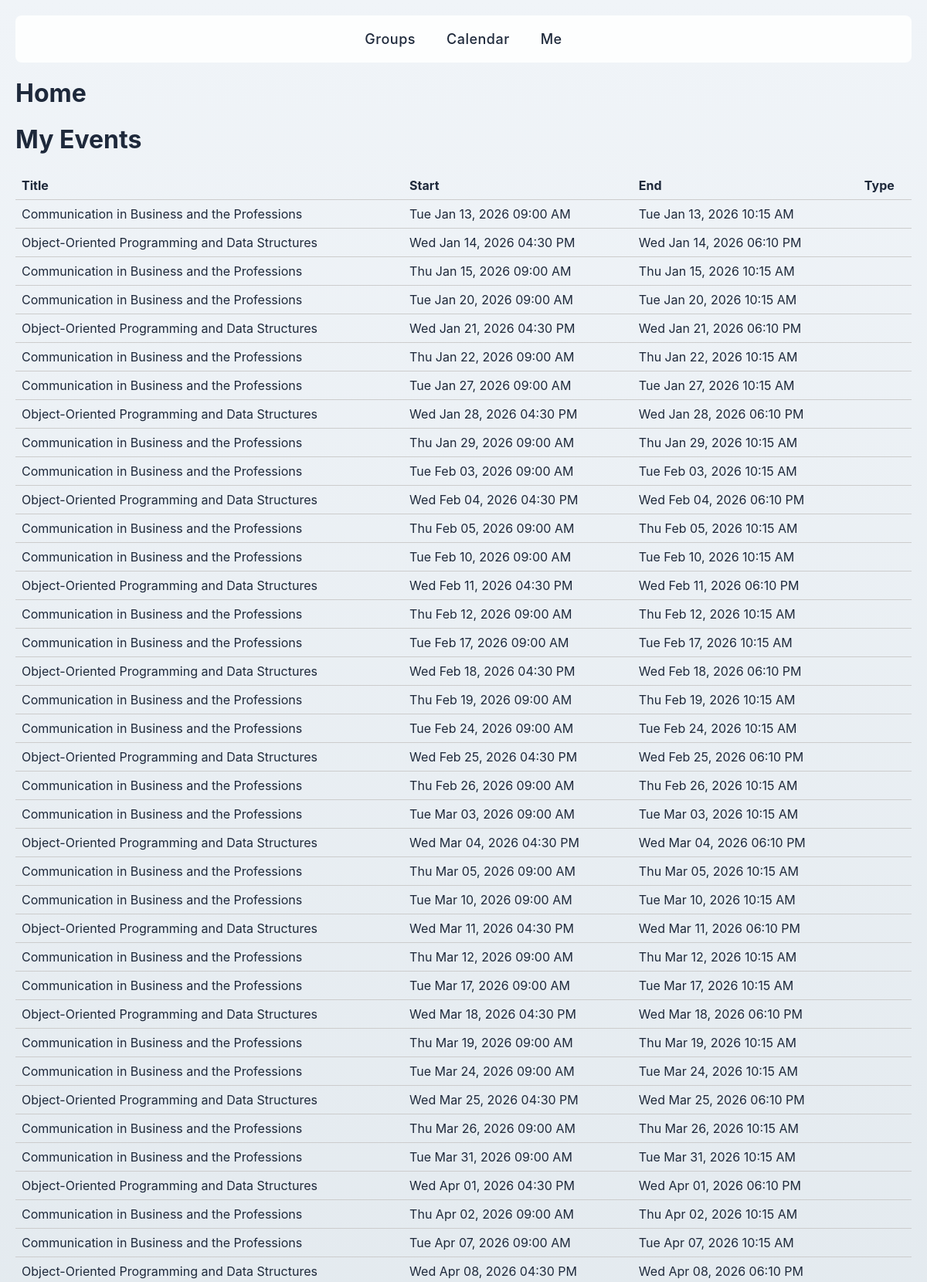
/ (signed in, upper part), run on the app's committed database.
### models.py (models this page shows, shortened)
class Event(db.Model):
    __tablename__ = "events"
    id = db.Column(db.Integer, primary_key=True)
    user_id = db.Column(db.Integer, db.ForeignKey("users.id"), nullable=False)
    title = db.Column(db.String(255), nullable=False)
    start = db.Column(db.DateTime, nullable=False)
    end = db.Column(db.DateTime, nullable=False)
    user_course_id = db.Column(
        db.Integer,
        db.ForeignKey("user_courses.id", ondelete="CASCADE"),
        nullable=True,
    )
    user_course = db.relationship("UserCourse", back_populates="events")
    user = db.relationship("User", backref="events")

### app.py (the view)
@app.route('/', methods=['GET'])
def index():
    events = None
    if current_user.is_authenticated:
        events = (
            models.Event.query
            .filter_by(user_id=current_user.id)
            .order_by(models.Event.start)
            .all()
        )
    return render_template('index.html', events=events)

### app.py (called while the page is built)
@login_manager.user_loader
def load_user(user_id):
    return models.User.query.get(int(user_id))

### templates/index.html (shortened to what this page needs)
{% extends "base.html" %}
{% block content %}
<h1>Home</h1>
<h1>My Events</h1>
{% if events %}
<table>
  <thead>
    <tr>
      <th>Title</th>
      <th>Start</th>
      <th>End</th>
      <th>Type</th>
    </tr>
  </thead>
  <tbody>
    {% for e in events %}
    <tr>
      <td>
        {{ e.title }}
      </td>
      <td>
        {{ e.start.strftime("%a %b %d, %Y %I:%M %p") }}
      </td>
      <td>
        {{ e.end.strftime("%a %b %d, %Y %I:%M %p") }}
      </td>
      <td>
      </td>
    </tr>
    {% endfor %}
  </tbody>
</table>
{% else %}
<p>
  No events found.
</p>
{% endif %}
{% endblock %}

### templates/base.html (shortened to what this page needs)
<!DOCTYPE html>
<html lang="en">
<head>
    <link rel="stylesheet" href="{{ url_for('static', filename='css/shared.css') }}">
</head>
<body>
<header>
    <nav class="center-nav">
        <span class="nav-item">Groups</span>
        <a href="{{ url_for('index') }}" class="nav-item nav-link">Calendar</a>
        <a href="{{ url_for('me') }}" class="nav-item nav-link">Me</a>
    </nav>
</header>
<main>
    {% block content %}{% endblock %}
</main>
</body>
</html>

### static/css/shared.css (style rules this page uses)
:root { --bg: #f0f4f8; --muted: #64748b; --text-color: #1e293b; }
body { font-family: Inter, ui-sans-serif, system-ui, -apple-system, "Segoe UI", Roboto, "Helvetica Neue", Arial; background: linear-gradient(180deg, var(--bg) 0%, #e1e8ed 100%); color: var(--text-color); margin: 0; padding: 20px; }
header { background: rgba(255,255,255,0.9); padding: 20px; border-radius: 8px; margin-bottom: 20px; display: flex; justify-content: center; }
nav.center-nav { display: flex; justify-content: center; align-items: center; gap: 40px; font-size: 18px; letter-spacing: 0.5px; }
.nav-item { color: var(--text-color); font-weight: 500; position: relative; }
.nav-link { text-decoration: none; cursor: pointer; }
.nav-link::after { content: ''; position: absolute; bottom: -4px; left: 0; width: 0; height: 2px; background: linear-gradient(90deg, #3b82f6, #8b5cf6); transition: width 0.3s ease; }
table { width: 100%; border-collapse: collapse; margin-top: 16px; }
th, td { text-align: left; padding: 8px; border-bottom: 1px solid #ccc; }
h1, h2 { margin-top: 0; }

### data on the page
Event: title "Communication in Business and the Professions", start "Tue Jan 13, 2026 09:00 AM", end "Tue Jan 13, 2026 10:15 AM"
Event: title "Object-Oriented Programming and Data Structures", start "Wed Jan 14, 2026 04:30 PM", end "Wed Jan 14, 2026 06:10 PM"
Event: title "Communication in Business and the Professions", start "Thu Jan 15, 2026 09:00 AM", end "Thu Jan 15, 2026 10:15 AM"
Event: title "Communication in Business and the Professions", start "Tue Jan 20, 2026 09:00 AM", end "Tue Jan 20, 2026 10:15 AM"
Event: title "Object-Oriented Programming and Data Structures", start "Wed Jan 21, 2026 04:30 PM", end "Wed Jan 21, 2026 06:10 PM"
Event: title "Communication in Business and the Professions", start "Thu Jan 22, 2026 09:00 AM", end "Thu Jan 22, 2026 10:15 AM"
Event: title "Communication in Business and the Professions", start "Tue Jan 27, 2026 09:00 AM", end "Tue Jan 27, 2026 10:15 AM"
Event: title "Object-Oriented Programming and Data Structures", start "Wed Jan 28, 2026 04:30 PM", end "Wed Jan 28, 2026 06:10 PM"
Event: title "Communication in Business and the Professions", start "Thu Jan 29, 2026 09:00 AM", end "Thu Jan 29, 2026 10:15 AM"
Event: title "Communication in Business and the Professions", start "Tue Feb 03, 2026 09:00 AM", end "Tue Feb 03, 2026 10:15 AM"
Event: title "Object-Oriented Programming and Data Structures", start "Wed Feb 04, 2026 04:30 PM", end "Wed Feb 04, 2026 06:10 PM"
Event: title "Communication in Business and the Professions", start "Thu Feb 05, 2026 09:00 AM", end "Thu Feb 05, 2026 10:15 AM"
Event: title "Communication in Business and the Professions", start "Tue Feb 10, 2026 09:00 AM", end "Tue Feb 10, 2026 10:15 AM"
Event: title "Object-Oriented Programming and Data Structures", start "Wed Feb 11, 2026 04:30 PM", end "Wed Feb 11, 2026 06:10 PM"
Event: title "Communication in Business and the Professions", start "Thu Feb 12, 2026 09:00 AM", end "Thu Feb 12, 2026 10:15 AM"
Event: title "Communication in Business and the Professions", start "Tue Feb 17, 2026 09:00 AM", end "Tue Feb 17, 2026 10:15 AM"
Event: title "Object-Oriented Programming and Data Structures", start "Wed Feb 18, 2026 04:30 PM", end "Wed Feb 18, 2026 06:10 PM"
Event: title "Communication in Business and the Professions", start "Thu Feb 19, 2026 09:00 AM", end "Thu Feb 19, 2026 10:15 AM"
Event: title "Communication in Business and the Professions", start "Tue Feb 24, 2026 09:00 AM", end "Tue Feb 24, 2026 10:15 AM"
Event: title "Object-Oriented Programming and Data Structures", start "Wed Feb 25, 2026 04:30 PM", end "Wed Feb 25, 2026 06:10 PM"
Event: title "Communication in Business and the Professions", start "Thu Feb 26, 2026 09:00 AM", end "Thu Feb 26, 2026 10:15 AM"
Event: title "Communication in Business and the Professions", start "Tue Mar 03, 2026 09:00 AM", end "Tue Mar 03, 2026 10:15 AM"
Event: title "Object-Oriented Programming and Data Structures", start "Wed Mar 04, 2026 04:30 PM", end "Wed Mar 04, 2026 06:10 PM"
Event: title "Communication in Business and the Professions", start "Thu Mar 05, 2026 09:00 AM", end "Thu Mar 05, 2026 10:15 AM"
Event: title "Communication in Business and the Professions", start "Tue Mar 10, 2026 09:00 AM", end "Tue Mar 10, 2026 10:15 AM"
Event: title "Object-Oriented Programming and Data Structures", start "Wed Mar 11, 2026 04:30 PM", end "Wed Mar 11, 2026 06:10 PM"
Event: title "Communication in Business and the Professions", start "Thu Mar 12, 2026 09:00 AM", end "Thu Mar 12, 2026 10:15 AM"
Event: title "Communication in Business and the Professions", start "Tue Mar 17, 2026 09:00 AM", end "Tue Mar 17, 2026 10:15 AM"
Event: title "Object-Oriented Programming and Data Structures", start "Wed Mar 18, 2026 04:30 PM", end "Wed Mar 18, 2026 06:10 PM"
Event: title "Communication in Business and the Professions", start "Thu Mar 19, 2026 09:00 AM", end "Thu Mar 19, 2026 10:15 AM"
Event: title "Communication in Business and the Professions", start "Tue Mar 24, 2026 09:00 AM", end "Tue Mar 24, 2026 10:15 AM"
Event: title "Object-Oriented Programming and Data Structures", start "Wed Mar 25, 2026 04:30 PM", end "Wed Mar 25, 2026 06:10 PM"
Event: title "Communication in Business and the Professions", start "Thu Mar 26, 2026 09:00 AM", end "Thu Mar 26, 2026 10:15 AM"
Event: title "Communication in Business and the Professions", start "Tue Mar 31, 2026 09:00 AM", end "Tue Mar 31, 2026 10:15 AM"
Event: title "Object-Oriented Programming and Data Structures", start "Wed Apr 01, 2026 04:30 PM", end "Wed Apr 01, 2026 06:10 PM"
Event: title "Communication in Business and the Professions", start "Thu Apr 02, 2026 09:00 AM", end "Thu Apr 02, 2026 10:15 AM"
Event: title "Communication in Business and the Professions", start "Tue Apr 07, 2026 09:00 AM", end "Tue Apr 07, 2026 10:15 AM"
Event: title "Object-Oriented Programming and Data Structures", start "Wed Apr 08, 2026 04:30 PM", end "Wed Apr 08, 2026 06:10 PM"
